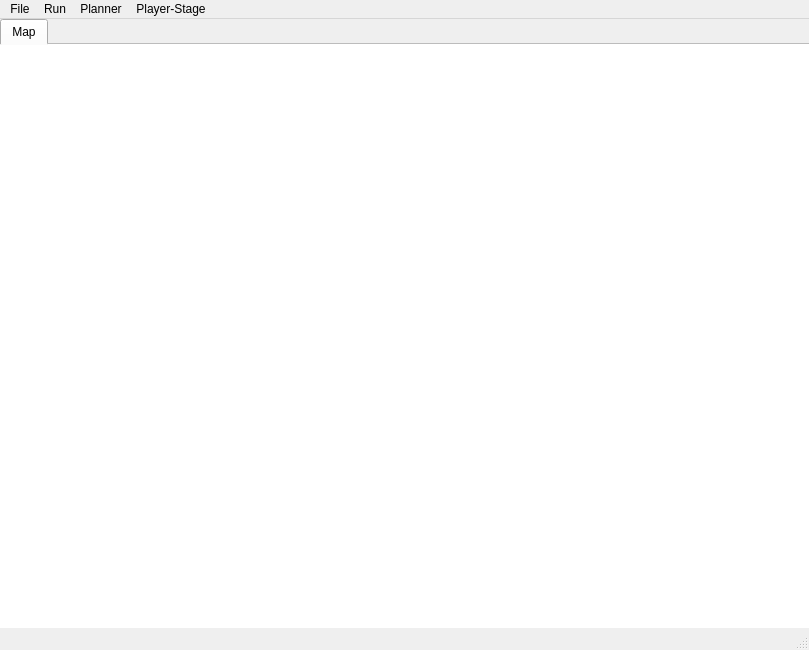
<?xml version="1.0" encoding="UTF-8"?>
<ui version="4.0">
 <class>PPTestWindow</class>
 <widget class="QMainWindow" name="PPTestWindow">
  <property name="geometry">
   <rect>
    <x>0</x>
    <y>0</y>
    <width>809</width>
    <height>650</height>
   </rect>
  </property>
  <property name="windowTitle">
   <string>Path Planning Tester</string>
  </property>
  <widget class="QWidget" name="centralwidget">
   <layout class="QGridLayout" name="gridLayout">
    <property name="margin">
     <number>0</number>
    </property>
    <item row="0" column="0">
     <widget class="QTabWidget" name="tabWidget">
      <property name="sizePolicy">
       <sizepolicy hsizetype="Expanding" vsizetype="Expanding">
        <horstretch>0</horstretch>
        <verstretch>0</verstretch>
       </sizepolicy>
      </property>
      <property name="currentIndex">
       <number>0</number>
      </property>
      <property name="documentMode">
       <bool>true</bool>
      </property>
      <property name="tabsClosable">
       <bool>false</bool>
      </property>
      <widget class="QWidget" name="map_tab">
       <attribute name="title">
        <string>Map</string>
       </attribute>
       <layout class="QGridLayout" name="gridLayout_3">
        <property name="margin">
         <number>0</number>
        </property>
        <item row="0" column="0">
         <widget class="QGraphicsView" name="map_view">
          <property name="frameShape">
           <enum>QFrame::NoFrame</enum>
          </property>
          <property name="resizeAnchor">
           <enum>QGraphicsView::NoAnchor</enum>
          </property>
          <property name="viewportUpdateMode">
           <enum>QGraphicsView::FullViewportUpdate</enum>
          </property>
         </widget>
        </item>
       </layout>
      </widget>
     </widget>
    </item>
   </layout>
  </widget>
  <widget class="QMenuBar" name="menubar">
   <property name="geometry">
    <rect>
     <x>0</x>
     <y>0</y>
     <width>809</width>
     <height>21</height>
    </rect>
   </property>
   <widget class="QMenu" name="menuFile">
    <property name="title">
     <string>File</string>
    </property>
    <addaction name="actionLoad_Map"/>
    <addaction name="actionLoad_Planner"/>
    <addaction name="actionSave_Results"/>
    <addaction name="actionClose_Map"/>
    <addaction name="actionQuit"/>
   </widget>
   <widget class="QMenu" name="menuRun">
    <property name="title">
     <string>Run</string>
    </property>
    <addaction name="actionRun"/>
    <addaction name="actionStop_4"/>
   </widget>
   <widget class="QMenu" name="menuPlanner">
    <property name="title">
     <string>Planner</string>
    </property>
    <addaction name="actionProperties"/>
   </widget>
   <widget class="QMenu" name="menuPlayer_Stage">
    <property name="title">
     <string>Player-Stage</string>
    </property>
    <addaction name="actionLoad_World"/>
    <addaction name="actionStart_Robot"/>
    <addaction name="actionStop_Robot"/>
   </widget>
   <addaction name="menuFile"/>
   <addaction name="menuRun"/>
   <addaction name="menuPlanner"/>
   <addaction name="menuPlayer_Stage"/>
  </widget>
  <widget class="QStatusBar" name="statusbar"/>
  <action name="actionLoad_Map">
   <property name="text">
    <string>Load Map...</string>
   </property>
  </action>
  <action name="actionLoad_Planner">
   <property name="text">
    <string>Load Planner...</string>
   </property>
  </action>
  <action name="actionSave_Results">
   <property name="text">
    <string>Save Results...</string>
   </property>
  </action>
  <action name="actionClose_Map">
   <property name="text">
    <string>Close</string>
   </property>
  </action>
  <action name="actionQuit">
   <property name="text">
    <string>Quit</string>
   </property>
  </action>
  <action name="actionRun">
   <property name="text">
    <string>Run</string>
   </property>
  </action>
  <action name="actionStop">
   <property name="text">
    <string>Pause</string>
   </property>
  </action>
  <action name="actionStop_2">
   <property name="text">
    <string>Stop</string>
   </property>
  </action>
  <action name="actionProperties">
   <property name="text">
    <string>Properties...</string>
   </property>
  </action>
  <action name="actionLoad_World">
   <property name="text">
    <string>Load World...</string>
   </property>
  </action>
  <action name="actionStop_3">
   <property name="text">
    <string>Stop</string>
   </property>
  </action>
  <action name="actionStop_4">
   <property name="text">
    <string>Stop</string>
   </property>
  </action>
  <action name="actionStart_Robot">
   <property name="text">
    <string>Start Robot</string>
   </property>
  </action>
  <action name="actionStop_Robot">
   <property name="text">
    <string>Stop Robot</string>
   </property>
  </action>
 </widget>
 <resources/>
 <connections>
  <connection>
   <sender>actionQuit</sender>
   <signal>triggered()</signal>
   <receiver>PPTestWindow</receiver>
   <slot>close()</slot>
   <hints>
    <hint type="sourcelabel">
     <x>-1</x>
     <y>-1</y>
    </hint>
    <hint type="destinationlabel">
     <x>404</x>
     <y>276</y>
    </hint>
   </hints>
  </connection>
 </connections>
</ui>
